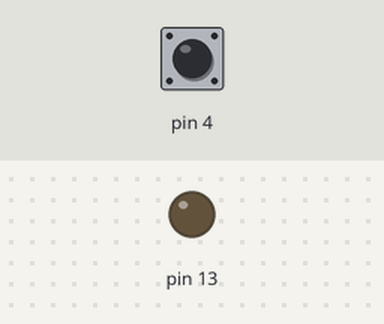
Bench run of a sketch on a simulated Arduino Uno, built with avr-gcc and run on an emulated ATmega328P. Parts: output pins drawn as LEDs (lit = HIGH). Dashed ring = blinking. Inputs (shaded band) come from the test bench; at power-on: pin 4 HIGH.

Above: at 1.2 s.
1.3 s: pin 4 pulsed LOW 5 times (0.12 s each, 0.3 s apart)
At 1.57 s:
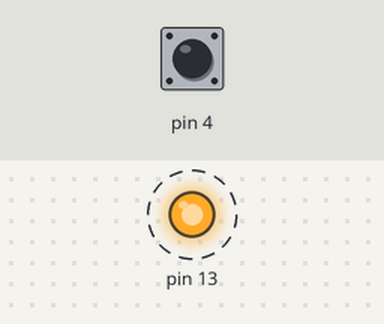
At 3.2 s:
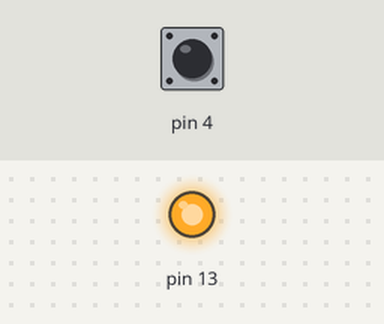
Timing chart, 0 to 4.7 s (numbered marks = the images above; inputs shaded):
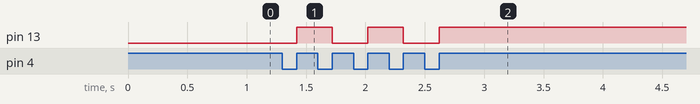

The sketch:

btn_toggle.ino
```cpp
boolean B=LOW;
void setup(){
  pinMode(4, INPUT);
  pinMode(13, OUTPUT);
}
void loop(){
  if(digitalRead(4) == LOW){
    while(digitalRead(4)==LOW){}
      digitalWrite(13, !B);
      B=!B;
   }
}
```

Measured:
- after the input at 1.3 s, pin 13: alternates HIGH for 0.30 s and LOW for 0.30 s, 5 changes in all, then stays HIGH, starting after 0.12 s
